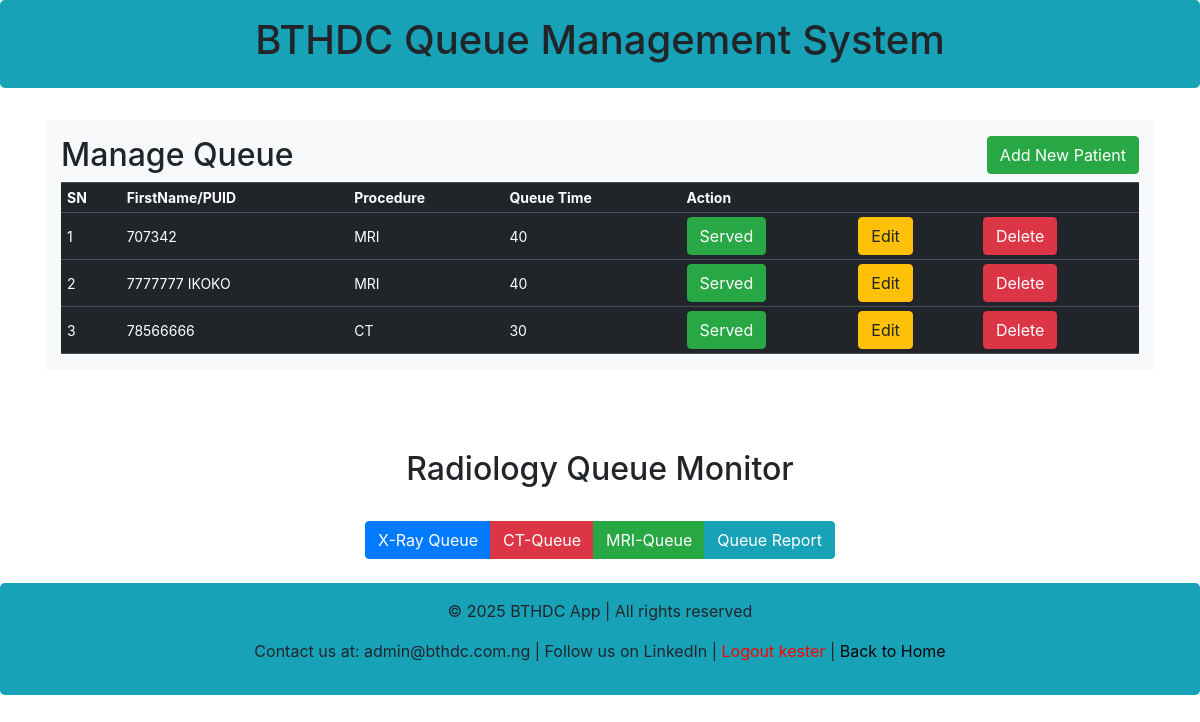
/dashboard (signed in), run on the app's committed database.
### main.py (models this page shows, shortened)
class Btqueue(db.Model):
    __tablename__ = 'btqueue'
    queue_id = db.Column(db.Integer, primary_key=True)
    pat_phone = db.Column(db.String(100))
    pat_procedure = db.Column(db.String(100))
    queue_time = db.Column(db.Integer)
    service_status = db.Column(db.Integer, default=0)  # 0 = waiting, 1 = on procedure, 2 = served
    departure_time = db.Column(db.DateTime, nullable=True)
    arrival_time = db.Column(db.DateTime, default=datetime.utcnow)
    pat_id = db.Column(db.String(100))
    departmentid = db.Column(db.Integer, default=1)
    start_time = db.Column(db.DateTime, nullable=True)  # when procedure started

### main.py (the view)
@app.route("/dashboard")
def dashboard():
    if "username" not in session:
        return redirect(url_for("index"))
    all_data = Btqueue.query.filter(
    Btqueue.service_status == 1,
    Btqueue.departmentid == session.get('userdept')
).all()
    return render_template('dashboard.html', system_queue=all_data)

### templates/dashboard.html (shortened to what this page needs)
{% extends 'base.html' %}
{%block body %}
<div class="container">
    <div class="row">
        <div class="col md-12">
            <div class="jumbotron p-3 bg-light">
                <h2>  Manage Queue <button type="button" class="btn btn-success float-end" onclick="addpatient()">Add New Patient</button></h2>
                <table class="table table-hover table-dark">
                    <tr>
                        <th>SN</th>
                        <th>FirstName/PUID</th>
                        <th>Procedure</th>
                        <th>Queue Time</th>
                        <th colspan="3" align="center">Action</th>
                    </tr>
                    {% for row in system_queue %}
                    {% if loop.index >0 %}
                    <tr>
                        <td class="counter"></td>
                        <td>{{row.pat_id}}</td>
                        <td>{{row.pat_procedure}}</td>
                        <td>{{row.queue_time}}<input type="hidden" class="form-control" id="queue_id" name="queue_id" value="{{row.queue_id}}"></td>
                        <td> <a href="#" class="btn btn-success" data-toggle="modal" data-target="#mymodal" onclick="patientserved('{{ row.queue_id }}')"> Served</a></td>
                        <td> <a href="/update/{{row.queue_id}}" class="btn btn-warning" data-toggle="modal" data-target="#modaledit{{row.queue_id}}"> Edit</a></td>
                       <td> <a href="/delete/{{row.queue_id}}" class="btn btn-danger btn-xs" onclick="return confirm('Are you sure, you want to Delete?')"> Delete</a></td>
                     </tr>
                     {%endif%}
                    {%endfor%}
                </table>
            </div>
        </div>
    </div>
</div>
<div class="container mt-5">
  <div class="text-center">
    {% if session.get('userdept')|int == 1 %}
    <h2>Radiology Queue Monitor</h2>
    <div class="btn-group mt-4" role="group" aria-label="Button group">
        <button type="button" class="btn btn-primary" onclick="window.location.href='/xrayview'">X-Ray Queue</button>
        <button type="button" class="btn btn-danger" onclick="window.location.href='/ctview'">CT-Queue</button>
        <button type="button" class="btn btn-success" onclick="window.location.href='/mriview'">MRI-Queue</button>
        <button type="button" class="btn btn-info" onclick="window.location.href='/genreport'">Queue Report</button>
    </div>
{% endif %}
  </div>
</div>
{%endblock%}

### static/mystyle.css (style rules this page uses)
table.table { font-size: 14px; border-width: 2px !important; margin-bottom: 0; }
table.table th, table.table td { padding: 4px 6px !important; vertical-align: middle !important; }
.mt-3, .mt-4 { margin-top: 10px !important; }

### data on the page
Btqueue: pat_id "707342", pat_procedure "MRI", queue_time "40"
Btqueue: pat_id "7777777 IKOKO", pat_procedure "MRI", queue_time "40"
Btqueue: pat_id "78566666", pat_procedure "CT", queue_time "30"

### other printed values
{{ session['username'] }} "kester"
